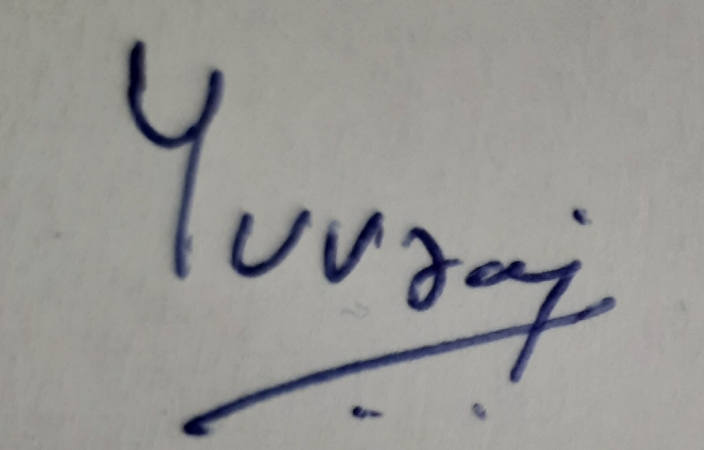
#> input picture backend/py_scripts/photo.jpg, 1407 x 900 px (shown at 1/2 size)
$ python predict.py photo.jpg
#> lines starting #> are read from the running program, lines starting #| are printed output that depends on the picture
### backend/py_scripts/dnn_app_utils_v3.py
import numpy as np
import matplotlib.pyplot as plt
import h5py


# [401 lines left out: functions sigmoid, relu, relu_backward, sigmoid_backward, load_data, initialize_parameters and 9 more, not called in this run]


def predict(X, y, parameters):
    """
    This function is used to predict the results of a  L-layer neural network.

    Arguments:
    X -- data set of examples you would like to label
    parameters -- parameters of the trained model

    Returns:
    p -- predictions for the given dataset X
    """

    m = X.shape[1]
    n = len(parameters) // 2  # number of layers in the neural network
    p = np.zeros((1, m))

    # Forward propagation
    probas, caches = L_model_forward(X, parameters)

    # convert probas to 0/1 predictions
    for i in range(0, probas.shape[1]):
        if probas[0, i] > 0.5:
            p[0, i] = 1
        else:
            p[0, i] = 0

    # [4 lines of commented-out code are left out]

    return p


# [19 lines left out: function print_mislabeled_images, not called in this run]

### backend/py_scripts/predict.py
import numpy as np
import h5py
import matplotlib.pyplot as plt
import matplotlib
import scipy
from PIL import Image
from scipy import ndimage
from dnn_app_utils_v3 import *
import dnn_utils_v2
import parameters
import sys
import os


def decide(parameters, path):
#> called with path = 'photo.jpg'
    num_px = 64
    my_label_y = [1]
    cwd = os.getcwd()
    #print(cwd)
    #fname = "../uploads/photo.jpg"
    fname = path
    image = np.array(Image.open(fname).resize((num_px, num_px)))
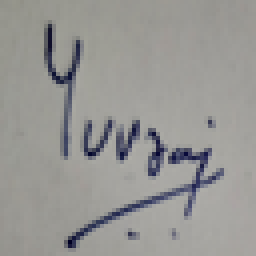
#> image: shape (64, 64, 3) (shown 4 times larger); mean R, G, B 151.7, 151.1, 148.4
    plt.imshow(image)
    image = image / 255.
    image = image.reshape((1, num_px * num_px * 3)).T
#> image = 12288 values, max 0.682 at index 7584, min 0 at index 11571, mean 0.59

    my_predicted_image = predict(image, my_label_y, parameters)

    classes = ["non cat", "cat"]

    print("y = " + str(np.squeeze(my_predicted_image)) + ", The model predicts a \"" +
          classes[int(np.squeeze(my_predicted_image))] + "\" picture.")

#print(sys.argv[1])
parameters_here = parameters.parameters
#f = open("parameters.txt", "r")
#parameters = f.read()
# f.close()
#> (the run stopped early here; a loop or call above may not have finished)
